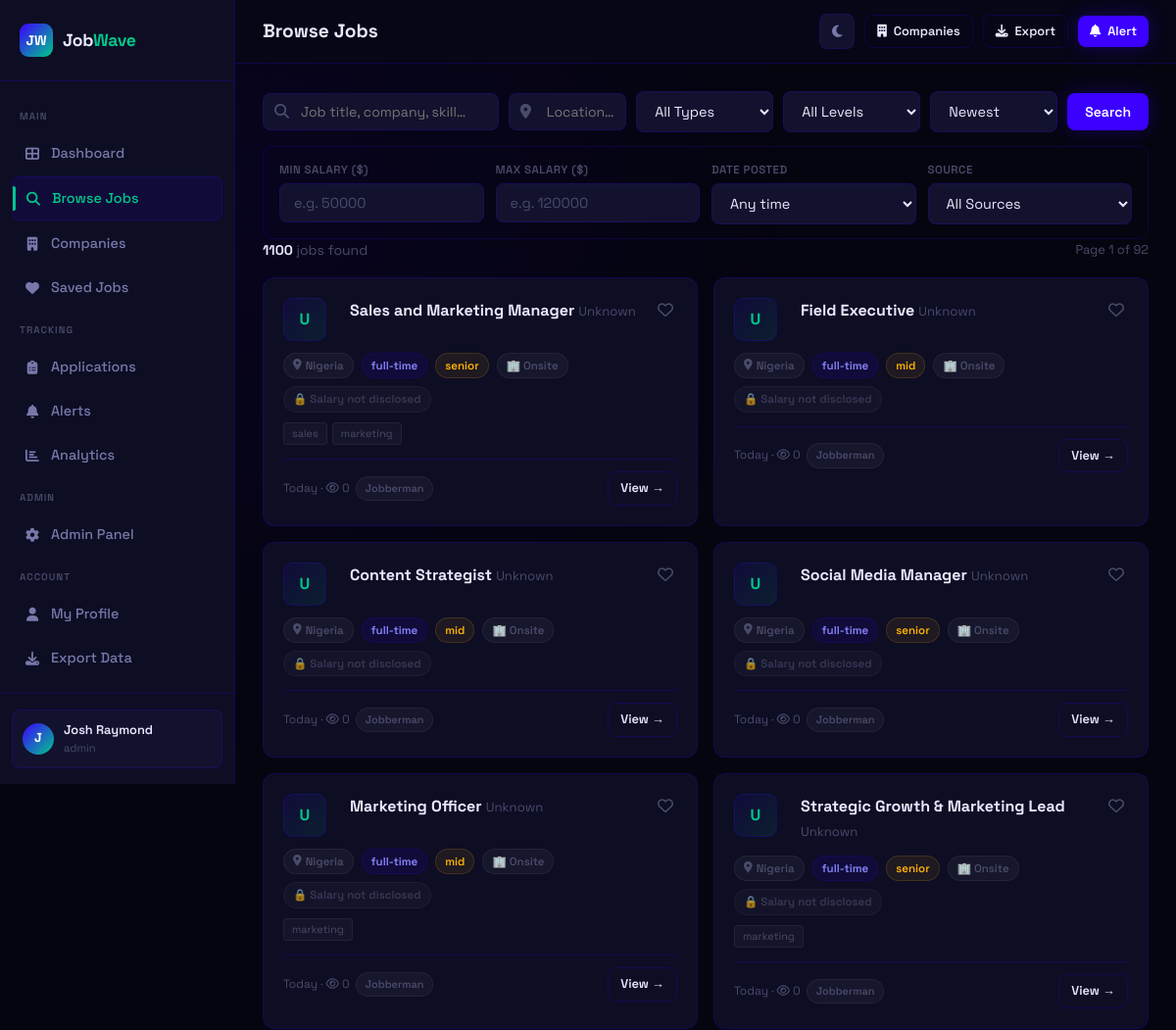
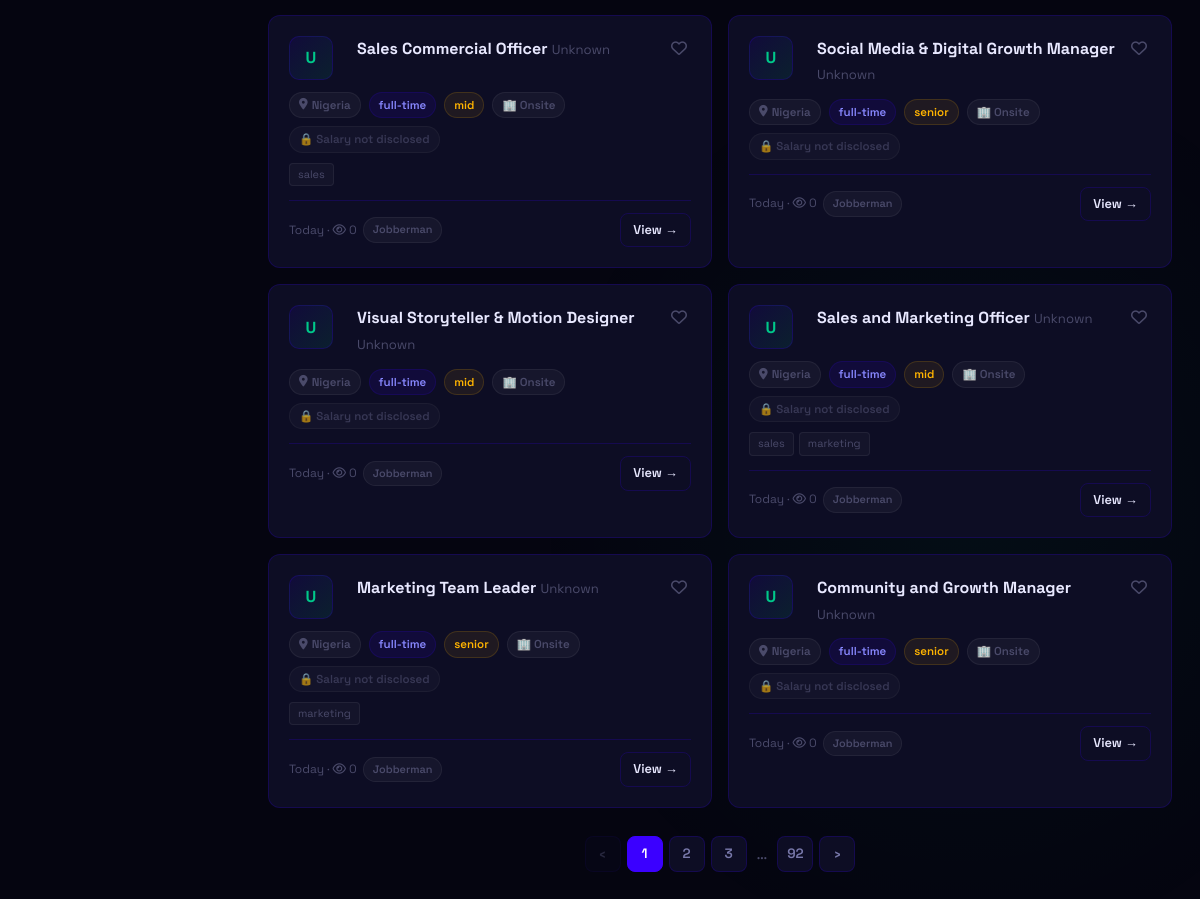
Page /jobs (signed in) on the earlier database version (2 pictures, top to bottom).
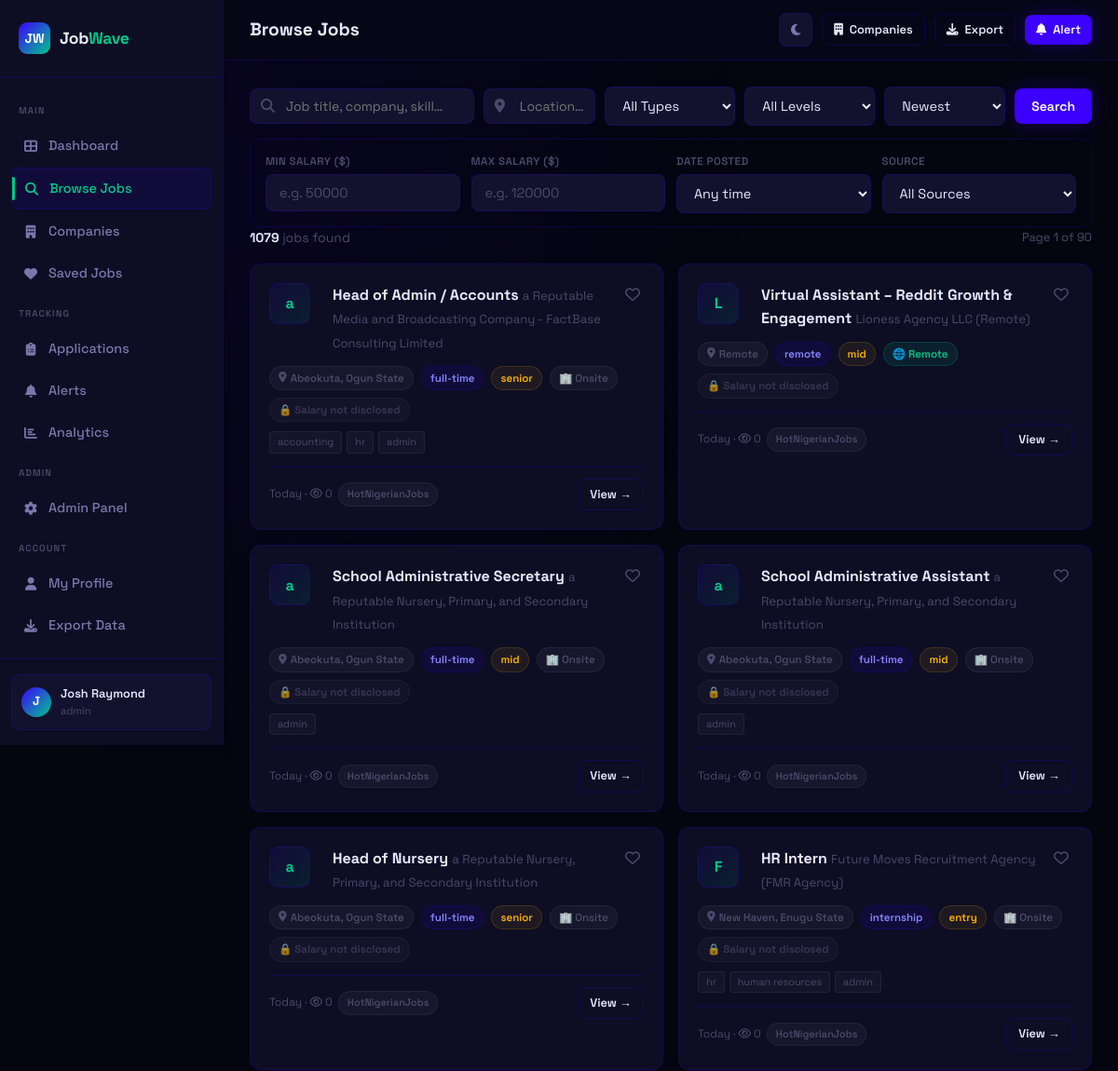
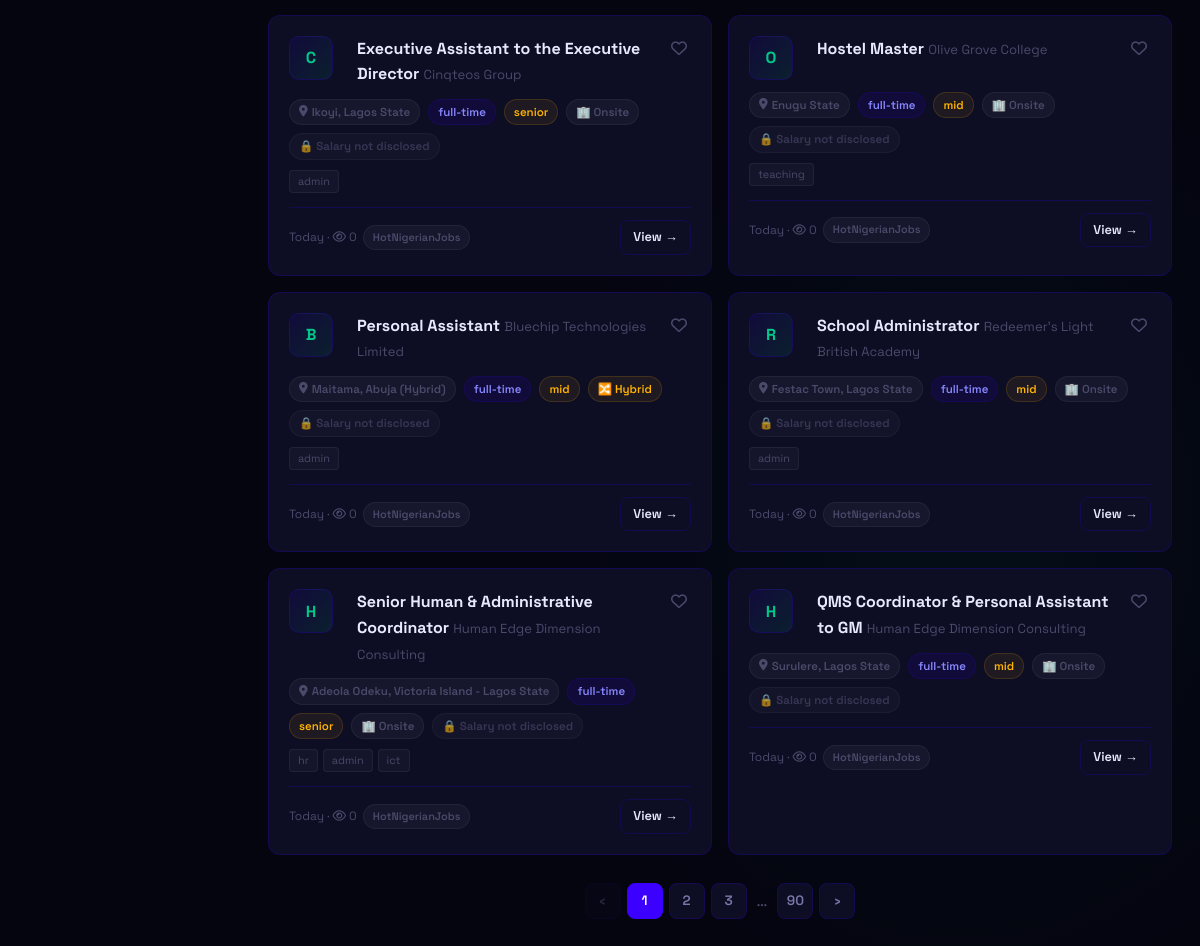
Same page on the later database version (2 pictures, top to bottom).
### app.py (models this page shows, shortened)
class Job(db.Model):
    id = db.Column(db.Integer, primary_key=True)
    title = db.Column(db.String(200), nullable=False)
    company = db.Column(db.String(200), nullable=False)
    location = db.Column(db.String(200))
    job_type = db.Column(db.String(50))          # full-time | part-time | remote | contract
    experience = db.Column(db.String(50))         # entry | mid | senior
    salary_min = db.Column(db.Integer)
    salary_max = db.Column(db.Integer)
    description = db.Column(db.Text)
    requirements = db.Column(db.Text)
    source = db.Column(db.String(100))
    source_url = db.Column(db.String(500))
    source_id = db.Column(db.String(200), unique=True)  # duplicate detection
    tags = db.Column(db.String(500))
    is_active = db.Column(db.Boolean, default=True)
    scraped_at = db.Column(db.DateTime, default=datetime.utcnow)
    posted_at = db.Column(db.DateTime)
    views = db.Column(db.Integer, default=0)
    posted_to_whatsapp = db.Column(db.Boolean, default=False)
    @property
    def work_arrangement(self):
        text = f"{self.job_type or ''} {self.location or ''} {(self.description or '')[:300]}".lower()
        if 'hybrid' in text:
            return 'Hybrid'
        if 'remote' in text or self.job_type == 'remote':
            return 'Remote'
        return 'Onsite'
    @property
    def posted_ago(self):
        if not self.scraped_at:
            return ''
        delta = datetime.utcnow() - self.scraped_at
        days = delta.days
        if days <= 0:
            return 'Today'

### app.py (the view)
@app.route('/jobs')
@login_required
def jobs():
    q = request.args.get('q', '')
    location = request.args.get('location', '')
    job_type = request.args.get('type', '')
    experience = request.args.get('experience', '')
    salary_min = request.args.get('salary_min', type=int)
    salary_max = request.args.get('salary_max', type=int)
    date_posted = request.args.get('date_posted', '')  # 1d | 7d | 30d
    source = request.args.get('source', '')
    sort = request.args.get('sort', 'newest')
    page = request.args.get('page', 1, type=int)
    query = Job.query.filter_by(is_active=True)
    if q:
        search = f'%{q}%'
        query = query.filter(
            db.or_(Job.title.ilike(search), Job.company.ilike(search),
                   Job.description.ilike(search), Job.tags.ilike(search))
        )
    if location:
        query = query.filter(Job.location.ilike(f'%{location}%'))
    if job_type:
        query = query.filter(Job.job_type == job_type)
    if experience:
        query = query.filter(Job.experience == experience)
    if salary_min:
        query = query.filter(Job.salary_min >= salary_min)
    if salary_max:
        query = query.filter(db.or_(Job.salary_max <= salary_max, Job.salary_max == None))
    if date_posted:
        days_map = {'1d': 1, '7d': 7, '30d': 30}
        days = days_map.get(date_posted)
        if days:
            cutoff = datetime.utcnow() - timedelta(days=days)
            query = query.filter(Job.scraped_at >= cutoff)
    if source:
        query = query.filter(Job.source == source)
    if sort == 'salary':
        query = query.order_by(Job.salary_max.desc())
    elif sort == 'oldest':
        query = query.order_by(Job.scraped_at.asc())
    else:
        query = query.order_by(Job.scraped_at.desc())
    pagination = query.paginate(page=page, per_page=12, error_out=False)
    sources = [r[0] for r in db.session.query(Job.source).distinct().all() if r[0]]
    saved_ids = {s.job_id for s in SavedJob.query.filter_by(user_id=current_user.id).all()}
    applied_ids = {a.job_id for a in Application.query.filter_by(user_id=current_user.id).all()}
    collections = Collection.query.filter_by(user_id=current_user.id).all()
    return render_template('jobs.html', jobs=pagination.items, pagination=pagination,
                           sources=sources, saved_ids=saved_ids, applied_ids=applied_ids,
                           collections=collections,
                           q=q, location=location, job_type=job_type,
                           experience=experience, salary_min=salary_min,
                           salary_max=salary_max, date_posted=date_posted,
                           source=source, sort=sort)

### app.py (called while the page is built)
@login_manager.user_loader
def load_user(user_id):
    return User.query.get(int(user_id))

    @property
    def is_authenticated(self): return True

### templates/jobs.html (shortened to what the changed rows need)
{% extends 'base.html' %}
{% block page_title %}Browse Jobs{% endblock %}
{% block content %}
<div class="results-header">
  <div style="font-size:0.875rem;color:var(--text-muted);">
    <strong style="color:var(--text);">{{ pagination.total }}</strong> jobs found
  </div>
  <div style="font-size:0.8rem;color:var(--text-muted);">
    Page {{ pagination.page }} of {{ pagination.pages }}
  </div>
</div>
{% if jobs %}
<div class="jobs-grid stagger">
  {% for job in jobs %}
  <div class="job-card">
    <div class="job-card-header">
      <a href="/company/{{ job.company|urlencode }}" class="company-logo" title="View {{ job.company }} jobs" style="text-decoration:none;">{{ job.company[0] }}</a>
      <div style="flex:1;min-width:0;padding-left:12px;">
        <a href="{{ url_for('job_detail', job_id=job.id) }}" class="job-title" style="color:var(--text);">{{ job.title }}</a>
        <a href="/company/{{ job.company|urlencode }}" class="job-company" style="color:var(--text-muted);text-decoration:none;">{{ job.company }}</a>
      </div>
      <div style="display:flex;gap:6px;align-items:center;">
        <button class="save-btn {% if job.id in saved_ids %}saved{% endif %}" data-job-id="{{ job.id }}">
          <i class="fa-{% if job.id in saved_ids %}solid{% else %}regular{% endif %} fa-heart"></i>
        </button>
      </div>
    </div>
    <div class="job-meta">
      {% if job.location %}<span class="badge badge-gray"><i class="fa-solid fa-location-dot"></i> {{ job.location }}</span>{% endif %}
      <span class="badge badge-indigo">{{ job.job_type or 'full-time' }}</span>
      {% if job.experience %}<span class="badge badge-amber">{{ job.experience }}</span>{% endif %}
      {% set arrangement = job.work_arrangement %}
      <span class="badge {% if arrangement == 'Remote' %}badge-mint{% elif arrangement == 'Hybrid' %}badge-amber{% else %}badge-gray{% endif %}">
        {% if arrangement == 'Remote' %}🌐{% elif arrangement == 'Hybrid' %}🔀{% else %}🏢{% endif %} {{ arrangement }}
      </span>
      {% if not job.salary_min %}
      <span class="badge badge-gray" style="opacity:0.7;">🔒 Salary not disclosed</span>
      {% endif %}
    </div>
    {% if job.tags %}
    <div class="job-tags">
      {% for tag in job.tags.split(',')[:4] %}
      <span class="tag">{{ tag.strip() }}</span>
      {% endfor %}
    </div>
    {% endif %}
    <div class="job-card-footer">
      <div style="display:flex;align-items:center;gap:6px;flex-wrap:wrap;">
        <span class="job-time">{{ job.posted_ago }} · <i class="fa-regular fa-eye"></i> {{ job.views }}</span>
        <span class="badge badge-gray" style="font-size:0.68rem;">{{ job.source }}</span>
      </div>
      <a href="{{ url_for('job_detail', job_id=job.id) }}" class="btn btn-outline btn-sm">View →</a>
    </div>
  </div>
  {% endfor %}
</div>
<div class="pagination">
  {% if pagination.has_prev %}
  <a href="{{ url_for('jobs', q=q, location=location, type=job_type, experience=experience, source=source, sort=sort, salary_min=salary_min, salary_max=salary_max, date_posted=date_posted, page=pagination.prev_num) }}" class="page-btn">‹</a>
  {% else %}<span class="page-btn disabled">‹</span>{% endif %}
  {% for page_num in pagination.iter_pages(left_edge=1, right_edge=1, left_current=2, right_current=2) %}
    {% if page_num %}
    <a href="{{ url_for('jobs', q=q, location=location, type=job_type, experience=experience, source=source, sort=sort, salary_min=salary_min, salary_max=salary_max, date_posted=date_posted, page=page_num) }}" class="page-btn {% if page_num == pagination.page %}active{% endif %}">{{ page_num }}</a>
    {% else %}<span style="color:var(--text-muted);padding:0 4px;">…</span>{% endif %}
  {% endfor %}
  {% if pagination.has_next %}
  <a href="{{ url_for('jobs', q=q, location=location, type=job_type, experience=experience, source=source, sort=sort, salary_min=salary_min, salary_max=salary_max, date_posted=date_posted, page=pagination.next_num) }}" class="page-btn">›</a>
  {% else %}<span class="page-btn disabled">›</span>{% endif %}
</div>
{% endif %}
{% endblock %}

Differences in the rows shown:
removed Job: company "U", title "Sales and Marketing Manager", company "Unknown", location "Nigeria", job_type "full-time", experience "senior", arrangement "Onsite", shows "🔒 Salary not disclosed", strip "sales" "marketing", posted_ago "Today", views "0", source "Jobberman", shown under "Browse Jobs"
removed Job: company "U", title "Field Executive", company "Unknown", location "Nigeria", job_type "full-time", experience "mid", arrangement "Onsite", shows "🔒 Salary not disclosed", posted_ago "Today", views "0", source "Jobberman", shown under "Browse Jobs"
removed Job: company "U", title "Content Strategist", company "Unknown", location "Nigeria", job_type "full-time", experience "mid", arrangement "Onsite", shows "🔒 Salary not disclosed", posted_ago "Today", views "0", source "Jobberman", shown under "Browse Jobs"
removed Job: company "U", title "Social Media Manager", company "Unknown", location "Nigeria", job_type "full-time", experience "senior", arrangement "Onsite", shows "🔒 Salary not disclosed", posted_ago "Today", views "0", source "Jobberman", shown under "Browse Jobs"
removed Job: company "U", title "Marketing Officer", company "Unknown", location "Nigeria", job_type "full-time", experience "mid", arrangement "Onsite", shows "🔒 Salary not disclosed", strip "marketing", posted_ago "Today", views "0", source "Jobberman"
removed Job: company "U", title "Strategic Growth & Marketing Lead", company "Unknown", location "Nigeria", job_type "full-time", experience "senior", arrangement "Onsite", shows "🔒 Salary not disclosed", strip "marketing", posted_ago "Today", views "0", source "Jobberman"
removed Job: company "U", title "Sales Commercial Officer", company "Unknown", location "Nigeria", job_type "full-time", experience "mid", arrangement "Onsite", shows "🔒 Salary not disclosed", strip "sales", posted_ago "Today", views "0", source "Jobberman"
removed Job: company "U", title "Social Media & Digital Growth Manager", company "Unknown", location "Nigeria", job_type "full-time", experience "senior", arrangement "Onsite", shows "🔒 Salary not disclosed", posted_ago "Today", views "0", source "Jobberman", shown under "Browse Jobs"
removed Job: company "U", title "Visual Storyteller & Motion Designer", company "Unknown", location "Nigeria", job_type "full-time", experience "mid", arrangement "Onsite", shows "🔒 Salary not disclosed", posted_ago "Today", views "0", source "Jobberman", shown under "Browse Jobs"
removed Job: company "U", title "Sales and Marketing Officer", company "Unknown", location "Nigeria", job_type "full-time", experience "mid", arrangement "Onsite", shows "🔒 Salary not disclosed", strip "sales" "marketing", posted_ago "Today", views "0", source "Jobberman", shown under "Browse Jobs"
removed Job: company "U", title "Marketing Team Leader", company "Unknown", location "Nigeria", job_type "full-time", experience "senior", arrangement "Onsite", shows "🔒 Salary not disclosed", strip "marketing", posted_ago "Today", views "0", source "Jobberman"
removed Job: company "U", title "Community and Growth Manager", company "Unknown", location "Nigeria", job_type "full-time", experience "senior", arrangement "Onsite", shows "🔒 Salary not disclosed", posted_ago "Today", views "0", source "Jobberman", shown under "Browse Jobs"
added Job: company "a", title "Head of Admin / Accounts", company "a Reputable Media and Broadcasting Company - FactBase Consulting Limited", location "Abeokuta, Ogun State", job_type "full-time", experience "senior", arrangement "Onsite", shows "🔒 Salary not disclosed", strip "accounting" "hr" "admin", posted_ago "Today", views "0", source "HotNigerianJobs", shown under "Browse Jobs"
added Job: company "L", title "Virtual Assistant – Reddit Growth & Engagement", company "Lioness Agency LLC (Remote)", location "Remote", job_type "remote", experience "mid", arrangement "Remote", shows "🔒 Salary not disclosed", posted_ago "Today", views "0", source "HotNigerianJobs", shown under "Browse Jobs"
added Job: company "a", title "School Administrative Secretary", company "a Reputable Nursery, Primary, and Secondary Institution", location "Abeokuta, Ogun State", job_type "full-time", experience "mid", arrangement "Onsite", shows "🔒 Salary not disclosed", strip "admin", posted_ago "Today", views "0", source "HotNigerianJobs"
added Job: company "a", title "School Administrative Assistant", company "a Reputable Nursery, Primary, and Secondary Institution", location "Abeokuta, Ogun State", job_type "full-time", experience "mid", arrangement "Onsite", shows "🔒 Salary not disclosed", strip "admin", posted_ago "Today", views "0", source "HotNigerianJobs"
added Job: company "a", title "Head of Nursery", company "a Reputable Nursery, Primary, and Secondary Institution", location "Abeokuta, Ogun State", job_type "full-time", experience "senior", arrangement "Onsite", shows "🔒 Salary not disclosed", posted_ago "Today", views "0", source "HotNigerianJobs", shown under "Browse Jobs"
added Job: company "F", title "HR Intern", company "Future Moves Recruitment Agency (FMR Agency)", location "New Haven, Enugu State", job_type "internship", experience "entry", arrangement "Onsite", shows "🔒 Salary not disclosed", strip "hr" "human resources" "admin", posted_ago "Today", views "0", source "HotNigerianJobs", shown under "Browse Jobs"
added Job: company "C", title "Executive Assistant to the Executive Director", company "Cinqteos Group", location "Ikoyi, Lagos State", job_type "full-time", experience "senior", arrangement "Onsite", shows "🔒 Salary not disclosed", strip "admin", posted_ago "Today", views "0", source "HotNigerianJobs"
added Job: company "O", title "Hostel Master", company "Olive Grove College", location "Enugu State", job_type "full-time", experience "mid", arrangement "Onsite", shows "🔒 Salary not disclosed", strip "teaching", posted_ago "Today", views "0", source "HotNigerianJobs"
added Job: company "B", title "Personal Assistant", company "Bluechip Technologies Limited", location "Maitama, Abuja (Hybrid)", job_type "full-time", experience "mid", arrangement "Hybrid", shows "🔒 Salary not disclosed", strip "admin", posted_ago "Today", views "0", source "HotNigerianJobs"
added Job: company "R", title "School Administrator", company "Redeemer's Light British Academy", location "Festac Town, Lagos State", job_type "full-time", experience "mid", arrangement "Onsite", shows "🔒 Salary not disclosed", strip "admin", posted_ago "Today", views "0", source "HotNigerianJobs"
added Job: company "H", title "Senior Human & Administrative Coordinator", company "Human Edge Dimension Consulting", location "Adeola Odeku, Victoria Island - Lagos State", job_type "full-time", experience "senior", arrangement "Onsite", shows "🔒 Salary not disclosed", strip "hr" "admin" "ict", posted_ago "Today", views "0", source "HotNigerianJobs", shown under "Browse Jobs"
added Job: company "H", title "QMS Coordinator & Personal Assistant to GM", company "Human Edge Dimension Consulting", location "Surulere, Lagos State", job_type "full-time", experience "mid", arrangement "Onsite", shows "🔒 Salary not disclosed", posted_ago "Today", views "0", source "HotNigerianJobs", shown under "Browse Jobs"
Other differences:
{{ pagination.total }}: "1100" → "1079"
{{ pagination.pages }}: "92" → "90"
new list line: "90"
list line gone: "92"
